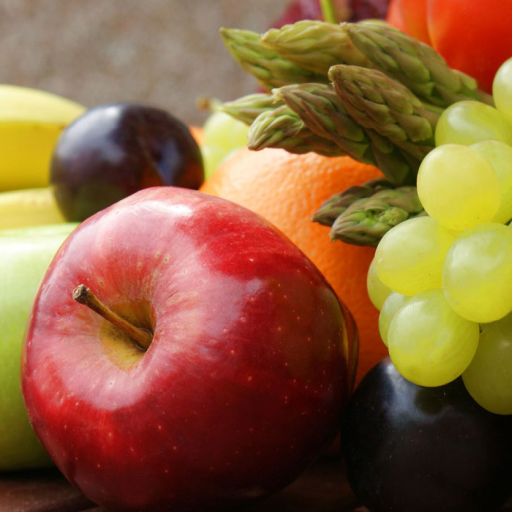
#> input picture Assignment_1/frutas.png, 512 x 512 px
$ jupyter execute --allow-errors Tarea_1_EL7008.ipynb   (shell and % lines are left out)
#> lines starting #> are read from the running program, lines starting #| are printed output that depends on the picture
#> further down, originalRGB is the input picture: shape (512, 512, 3); mean B, G, R 60.4, 97.5, 139.7
#> `original = cv2.cvtColor(originalRGB, cv2.COLOR_BGR2GRAY)`:
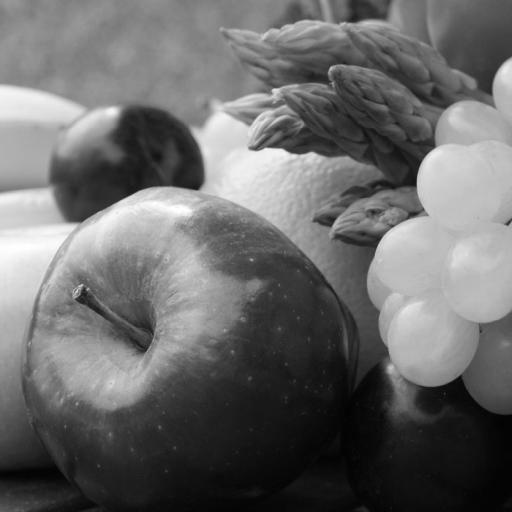
#> original: shape (512, 512); min 2, max 255, mean 105.9
El objetivo de esta tarea es:

1.   Implementar una función que permita calcular una convolución (usando **Cython**).
2.   Implementar pirámides de Gauss y Laplace.
3.   Implementar reconstruccion de una imagen a partir de las pirámides.
4.   Graficar las pirámides.

\* Nota: los arreglos (matrices) creados deben ser de tipo np.float32

# Configuraciones preliminares

## Instalación de librerías y paquetes necesarios

[cell 1]
# Para medir tiempo de ejecucion

[cell 2]
# Extensiones

[cell 3]
# Paquetes a ser usados
import numpy as np
import cv2
import cython
import numpy as np
import math
# Este paquete solo se debe usar si se usa colaboratory
from google.colab.patches import cv2_imshow
import matplotlib.pyplot as plt

## Carga de archivos:

Se cargan los archivos a utilizar. Para esta actividad, es recomendado que se suban los 4 archivos ya descomprimidos del zip original.

[cell 4]
# Se verifica que los archivos se hayan subido correctamente

# Funciones

Se procederá a elaborar una serie de funciones que permitan llevar a cabo los objetivos requeridos para esta actividad.

## Convolution_cython()

Esta función recibe una matriz y una máscara, retornando la convolución entre ambos elementos. Esta función ha sido programada en **Cython**.

## Kernels gaussianos

Para esta actividad se requiere convolucionar las imágenes con un Kernel Gaussiano. Este kernel tiene una propiedad particular: es posible realizar una operación equivalente a convolucionar un kernel 2D gaussiano, la cual consiste en convolucionar un kernel gaussiano horizontal de 1D con la imagen, y al resultado de dicha operación se le convoluciona un kernel gaussiano vertical de 1D.

Las funciones Compute_gauss_horiz() y Compute_gauss_vert() generan los kernels necesarios para realizar la convolución. Estos reciben un parámetro σ y el ancho del kernel, produciendo un kernel que sigue la siguiente curva:

$${\displaystyle f(x) = {\frac {1}{\sigma {\sqrt {2\pi }}}}\;e^{-{\frac {(x-\mu )^{2}}{2\sigma ^{2}}}}\,\!}$$

### Compute_gauss_horiz()

Dado un parámetro σ y un ancho determinado, genera una máscara horizontal cuyos valores forman una gaussiana.

[cell 5]
def compute_gauss_horiz(σ, width):
	Mascara = np.zeros((1, width), np.float32) # Se inicializa la máscara
	Valor_Central = width//2 # Se calcula el valor central
	for i in range(width): # Se itera sobre la máscara
		Exponencial = math.exp((-1/(2*σ**2)) * (i - Valor_Central)**2 ) # Se calcula la exponencial
		Mascara[0,i] =  (1/(σ * np.sqrt(2*np.pi))) * Exponencial # Se divide por
	Suma = sum(Mascara.T)
	Mascara_Final = Mascara/Suma # Se normaliza
	return Mascara_Final

### Compute_gauss_vert()

Dado un parámetro σ y una altura determinada, genera una máscara vertical cuyos valores forman una gaussiana.

[cell 6]
def compute_gauss_vert(σ, height):
	Mascara = np.zeros((height, 1), np.float32)
	Valor_Central = height//2 # Se calcula el valor central
	for i in range(height): # Se itera sobre la máscara
		Exponencial = math.exp((-1/(2*σ**2)) * (i - Valor_Central)**2 ) # Se calcula la exponencial
		Mascara[i,0] =  (1/(σ * np.sqrt(2*np.pi))) * Exponencial # Se divide por
	Suma = sum(Mascara)
	Mascara_Final = Mascara/Suma # Se normaliza
	return Mascara_Final

## Do_blur()

Dado una imagen en formato de matriz, un parámetro σ y un largo del Kernel deseado (se asume que el Kernel objetivo es cuadrado, por lo que el largo del Kernel es igual al ancho del Kernel), genera las máscaras horizontales y verticales del Kernel gaussiano objetivo y las convoluciona con la matriz de entrada, provocando una **difuminación** de la imagen de entrada.

[cell 7]
def do_blur(input, σ, height):
	Mascara_Horiz = compute_gauss_horiz(σ,height) # Máscara gauss. horizontal
	Mascara_Vert = compute_gauss_vert(σ,height) # Máscara gauss. vertical
	Intermedio = convolution_cython(input,Mascara_Horiz) # Conv. entre input y máscara horizontal
	Output = convolution_cython(Intermedio,Mascara_Vert) # Conv. entre resultado y máscara horizontal
	return Output

## Imagen_Plot()

[cell 8]
# [6 lines left out: function Imagen_Plot, not called in this run]

## Función Subsample()

Esta función realiza un submuestreo de una matriz "input", tomando las filas y columnas pares de esta.

[cell 9]
# [11 lines left out: function subsample, not called in this run]

## Piramide Gaussiana

Se procederá a crear dos funciones: La primera, Compute_Gauss_Pyramid() crea una Pirámide Gaussiana de **n** niveles a partir de una imagen de entrada, mientras que Show_gauss_pyramid() entrega las imágenes contenidas en los pisos de una determinada pirámide de Gauss.

### Compute_Gauss_pyramid()

Dado una imagen de entrada en forma de matriz y un entero, genera una lista que contiene imágenes correspondientes a la pirámide de Gauss calculada a la entrada con una determinada cantidad de pisos.

[cell 10]
def compute_gauss_pyramid(input, nlevels):
#> called with nlevels = 5
  gausspyramid = [] # Se inicializa la lista final
  current = np.copy(input)
  gausspyramid.append(current) # Se añade el primer piso
  for i in range(1,nlevels):
    current_intermedio = do_blur(gausspyramid[i-1], 2.0, 7) # Se difumina el piso i-1 utilizando do_blur()
    current = subsample(current_intermedio) # Se submuestrea el resultado
    gausspyramid.append(current) # Se añade a la lista
#> after the loop, gausspyramid = 1 item
  return gausspyramid

### Show_gauss_pyramid():

Esta función muestra las imágenes contenidas en una pirámide de Gauss.

[cell 11]
def show_gauss_pyramid(pyramid):
  for imagen_piramide in pyramid: # Itera en la lista
    cv2_imshow(imagen_piramide) # Muestra las imágenes contenidas en la lista

## Suma, resta, y escala de valor abs

Se construyen a continuación funciones auxiliares que permiten operar dos matrices entre sí, o una matríz y un factor determinado.

### Substract():

Esta función resta **pixel a pixel** dos matrices, con la condición que ambas tengan el mismo tamaño.

[cell 12]
# [7 lines left out: function subtract, not called in this run]

### Add()

Esta función suma **pixel a pixel** dos matrices, con la condición que ambas tengan el mismo tamaño.

[cell 13]
# [7 lines left out: function add, not called in this run]

### Scale_abs()

Esta función escala una imagen **pixel a pixel** dado un parámetro.

[cell 14]
# [6 lines left out: function scale_abs, not called in this run]

## Pirámide de Laplace

Se procederá a crear dos funciones: La primera, Compute_Laplace_Pyramid() crea una Pirámide de Laplace de **n** niveles a partir de una imagen de entrada, mientras que Show_Laplace_pyramid() entrega las imágenes contenidas en los pisos de una determinada pirámide de Laplace.

### Compute_laplace_pyramid()

Dado una imagen de entrada en forma de matriz y un entero, genera una lista que contiene imágenes correspondientes a la pirámide de Laplace calculada a la entrada con una determinada cantidad de pisos.

[cell 15]
# [15 lines left out: function compute_laplace_pyramid, not called in this run]

### Show_laplace_pyramid()

Esta función muestra las imágenes contenidas en una pirámide de Laplace.

[cell 16]
# [4 lines left out: function show_laplace_pyramid, not called in this run]

## Upsample()

Esta función sobremuestrea una matriz, siendo los pixeles de salida productos de una **interpolación** utilizando el promedio de los 4 pixeles más cercanos del pixel objetivo en la imagen de entrada.

[cell 17]
# [19 lines left out: function upsample, not called in this run]

## Reconstruct():

Esta función hace uso de una pirámide de Laplace y la función upsample() para **reconstruir** una imagen a partir de dicha pirámide.

[cell 18]
# [8 lines left out: function reconstruct, not called in this run]

# Ejecución

Se procede a leer las imágenes de manera individual. Se convierten a escalas de grises, y se calculan las pirámides de Gauss y Laplace con 5 pisos cada una. Posteriormente se reconstruye la imagen usando la pirámide de Laplace generada.

[cell 19]
Lista_Imgs = ['frutas.png','madera.png','poligonos.png','techo.png']

#> (the rest of this cell did not finish here and is left out)
